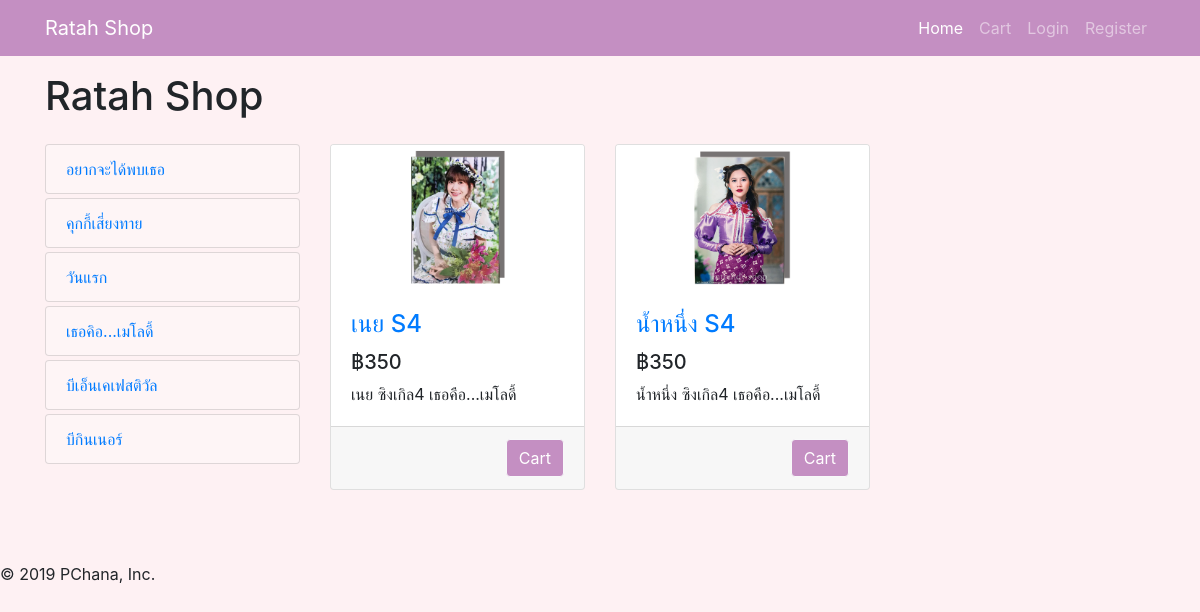
The app's page /product/4 with its own data.
### product/models.py (models this page shows, shortened)
class Category(models.Model):
    city_id = models.AutoField(primary_key=True)
    category_name = models.CharField(max_length=30)
    def __str__(self):
        return self.category_name

class Product(models.Model):
    product_category = models.ForeignKey(Category, on_delete=models.CASCADE)
    product_name = models.CharField(max_length=30)
    product_image = models.ImageField(upload_to='static/product_list/',
                                      blank=True,
                                      null=True)
    product_price = models.PositiveIntegerField()
    product_active = models.BooleanField(default=True)
    product_description = models.TextField(max_length=500,
                                           blank=True,
                                           null=True)
    product_quatity = models.PositiveIntegerField()

### product/views.py (the view)
# urls.py: path('<int:category_type>', views.product_type, name='product_type'),
def product_type(request, category_type):
    context = {
        'form': LoginForm(),
        'category_types': category_type,
        'Categorys': Category.objects.all(),
        'Products': Product.objects.all()
    }
    return render(request, 'category_type.html', context)

### product/templates/category_type.html
{% extends 'base.html' %}{% block content %}
<div class="row mt-4">
    {% for i in Products %}{% if i.product_category.city_id == category_types %} {% if i.product_quatity == 0 %}
    <div class="col-lg-4 col-md-6 mb-4">
        <div class="card h-100">
            <a href="#">
                <img class="card-img-top" src={{i.product_image.url}} alt="">
            </a>
            <div class="card-body">
                <h4 class="card-title">
                    <a href="#">{{i.product_name}}</a>
                </h4>
                <h5>฿{{ i.product_price }}</h5>
                <p class="card-text">{{i.product_description}}</p>
                <p class="text-left" style="color:red" style="display: inline-block">
                    <strong>Out of stock.</strong>
                </p>
            </div>
            <div class="card-footer text-right">
                <button type="button" class="btn btn-light" style="background-color:gray !important" disabled>Cart</button>
            </div>
        </div>
    </div>
    {% else %}
    <div class="col-lg-4 col-md-6 mb-4">
        <div class="card h-100">
            <a href="#">
                <img class="card-img-top" src={{i.product_image.url}} alt="">
            </a>
            <div class="card-body">
                <h4 class="card-title">
                    <a href="#">{{i.product_name}}</a>
                </h4>
                <h5>฿{{ i.product_price }}</h5>
                <p class="card-text">{{i.product_description}}</p>
            </div>
            <div class="card-footer text-right">
                <button type="button" class="btn btn-light" style="color:white; background-color: #c48fc2 !important">Cart</button>
            </div>
        </div>
    </div>
    {% endif %} {% endif %} {% endfor %}
</div>
{% endblock %}

### product/templates/base.html (shortened to what this page needs)
{% load static %}
<!DOCTYPE html>
<html lang="en">
<head>
    <link rel="stylesheet" href="https://stackpath.bootstrapcdn.com/bootstrap/4.3.1/css/bootstrap.min.css"
>
</head>
<body>
    <nav class="navbar navbar-expand-lg navbar-dark bg-dark fixed-top mb-4 " style="background-color: #c48fc2 !important">
        <div class="container">
            <a class="navbar-brand" href="{% url 'product' %}">Ratah Shop</a>
            <div class="collapse navbar-collapse" id="navbarResponsive">
                <ul class="navbar-nav ml-auto">
                    <li class="nav-item active">
                        <a class="nav-link" href="{% url 'product' %}">Home
                        </a>
                    </li>
                    <li class="nav-item">
                        <a class="nav-link" data-toggle="modal" data-target="#modalPoll-1" href="#">Cart</a>
                    </li>
                    {% if user.is_authenticated %}
                    <a class="nav-link" href="#">Hi {{ user.username }}!</a>
                    <li class="nav-item">
                        <a class="nav-link" href="{%url 'logout'%}">Logout</a>
                    </li>
                    {% else %}
                    <li class="nav-item">
                        <a class="nav-link" data-toggle="modal" data-target="#exampleModalCenter" href="#">Login</a>
                    </li>
                    <li class="nav-item">
                        <a class="nav-link" href="#">Register</a>
                    </li>
                    {% endif %}
                </ul>
            </div>
        </div>
    </nav>
    <div class="container my-5">
        <div class="row">
            <div class="col-lg-3">
                <h1 class="my-4">Ratah Shop</h1>
                {% for i in Categorys %}
                <div class="list-group">
                    <a href="{% url 'product' category_type=i.city_id  %}" class="list-group-item mb-1" style="background-color: #ffffff4a !important">{{ i.category_name }}</a>
                </div>
                {% endfor %}
            </div>
            <div class="col-lg-9">
                    <br/>
                    <br/>
                    <br/>
                {%block content%} {%endblock%}
            </div>
        </div>
    </div>
</body>
</html>

### product/templates/base.html (style rules this page uses)
body { background-color: #fef1f3 }

### records on screen
Category: category_name "อยากจะได้พบเธอ"
Category: category_name "คุกกี้เสี่ยงทาย"
Category: category_name "วันแรก"
Category: category_name "เธอคิอ...เมโลดี้"
Category: category_name "บีเอ็นเคเฟสติวัล"
Category: category_name "บีกินเนอร์"
Product: product_image (picture), product_name "เนย S4", product_price "350", product_description "เนย ซิงเกิล4 เธอคือ...เมโลดี้"
Product: product_image (picture), product_name "น้ำหนึ่ง S4", product_price "350", product_description "น้ำหนึ่ง ซิงเกิล4 เธอคือ...เมโลดี้"
